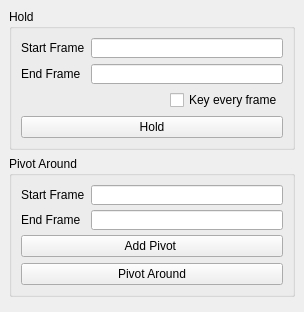
<?xml version="1.0" encoding="UTF-8"?>
<ui version="4.0">
 <class>bdMoveUtilsWin</class>
 <widget class="QMainWindow" name="bdMoveUtilsWin">
  <property name="geometry">
   <rect>
    <x>0</x>
    <y>0</y>
    <width>304</width>
    <height>312</height>
   </rect>
  </property>
  <property name="windowTitle">
   <string>Utility Nodes</string>
  </property>
  <widget class="QWidget" name="centralwidget">
   <layout class="QVBoxLayout" name="verticalLayout_2">
    <item>
     <widget class="QGroupBox" name="groupBox">
      <property name="sizePolicy">
       <sizepolicy hsizetype="Preferred" vsizetype="Fixed">
        <horstretch>0</horstretch>
        <verstretch>0</verstretch>
       </sizepolicy>
      </property>
      <property name="minimumSize">
       <size>
        <width>200</width>
        <height>141</height>
       </size>
      </property>
      <property name="maximumSize">
       <size>
        <width>16777215</width>
        <height>141</height>
       </size>
      </property>
      <property name="title">
       <string>Hold</string>
      </property>
      <layout class="QVBoxLayout" name="verticalLayout">
       <item>
        <layout class="QFormLayout" name="formLayout">
         <item row="0" column="0">
          <widget class="QLabel" name="label">
           <property name="sizePolicy">
            <sizepolicy hsizetype="Expanding" vsizetype="Fixed">
             <horstretch>0</horstretch>
             <verstretch>0</verstretch>
            </sizepolicy>
           </property>
           <property name="minimumSize">
            <size>
             <width>60</width>
             <height>20</height>
            </size>
           </property>
           <property name="maximumSize">
            <size>
             <width>100</width>
             <height>16777215</height>
            </size>
           </property>
           <property name="text">
            <string>Start Frame</string>
           </property>
          </widget>
         </item>
         <item row="0" column="1">
          <widget class="QLineEdit" name="holdStartFrameLE">
           <property name="minimumSize">
            <size>
             <width>60</width>
             <height>20</height>
            </size>
           </property>
          </widget>
         </item>
         <item row="1" column="0">
          <widget class="QLabel" name="label_2">
           <property name="sizePolicy">
            <sizepolicy hsizetype="Expanding" vsizetype="Preferred">
             <horstretch>0</horstretch>
             <verstretch>0</verstretch>
            </sizepolicy>
           </property>
           <property name="minimumSize">
            <size>
             <width>60</width>
             <height>20</height>
            </size>
           </property>
           <property name="maximumSize">
            <size>
             <width>100</width>
             <height>16777215</height>
            </size>
           </property>
           <property name="text">
            <string>End Frame</string>
           </property>
          </widget>
         </item>
         <item row="1" column="1">
          <widget class="QLineEdit" name="holdEndFrameLE">
           <property name="minimumSize">
            <size>
             <width>60</width>
             <height>20</height>
            </size>
           </property>
          </widget>
         </item>
        </layout>
       </item>
       <item>
        <layout class="QHBoxLayout" name="horizontalLayout">
         <item>
          <spacer name="horizontalSpacer">
           <property name="orientation">
            <enum>Qt::Horizontal</enum>
           </property>
           <property name="sizeHint" stdset="0">
            <size>
             <width>40</width>
             <height>20</height>
            </size>
           </property>
          </spacer>
         </item>
         <item>
          <widget class="QCheckBox" name="keyEveryFrameCB">
           <property name="text">
            <string>Key every frame</string>
           </property>
          </widget>
         </item>
        </layout>
       </item>
       <item>
        <widget class="QPushButton" name="holdBTN">
         <property name="text">
          <string>Hold</string>
         </property>
        </widget>
       </item>
      </layout>
     </widget>
    </item>
    <item>
     <widget class="QGroupBox" name="groupBox_2">
      <property name="maximumSize">
       <size>
        <width>16777215</width>
        <height>141</height>
       </size>
      </property>
      <property name="title">
       <string>Pivot Around</string>
      </property>
      <layout class="QVBoxLayout" name="verticalLayout_3">
       <item>
        <layout class="QFormLayout" name="formLayout_2">
         <item row="0" column="0">
          <widget class="QLabel" name="label_3">
           <property name="sizePolicy">
            <sizepolicy hsizetype="Expanding" vsizetype="Fixed">
             <horstretch>0</horstretch>
             <verstretch>0</verstretch>
            </sizepolicy>
           </property>
           <property name="minimumSize">
            <size>
             <width>60</width>
             <height>20</height>
            </size>
           </property>
           <property name="maximumSize">
            <size>
             <width>100</width>
             <height>16777215</height>
            </size>
           </property>
           <property name="text">
            <string>Start Frame</string>
           </property>
          </widget>
         </item>
         <item row="0" column="1">
          <widget class="QLineEdit" name="pivotStartFrameLE">
           <property name="minimumSize">
            <size>
             <width>60</width>
             <height>20</height>
            </size>
           </property>
          </widget>
         </item>
         <item row="1" column="0">
          <widget class="QLabel" name="label_4">
           <property name="sizePolicy">
            <sizepolicy hsizetype="Expanding" vsizetype="Preferred">
             <horstretch>0</horstretch>
             <verstretch>0</verstretch>
            </sizepolicy>
           </property>
           <property name="minimumSize">
            <size>
             <width>60</width>
             <height>20</height>
            </size>
           </property>
           <property name="maximumSize">
            <size>
             <width>100</width>
             <height>16777215</height>
            </size>
           </property>
           <property name="text">
            <string>End Frame</string>
           </property>
          </widget>
         </item>
         <item row="1" column="1">
          <widget class="QLineEdit" name="pivotEndFrameLE">
           <property name="minimumSize">
            <size>
             <width>60</width>
             <height>20</height>
            </size>
           </property>
          </widget>
         </item>
        </layout>
       </item>
       <item>
        <widget class="QPushButton" name="addPivotBTN">
         <property name="text">
          <string>Add Pivot </string>
         </property>
        </widget>
       </item>
       <item>
        <widget class="QPushButton" name="pivotBTN">
         <property name="text">
          <string>Pivot Around</string>
         </property>
        </widget>
       </item>
      </layout>
     </widget>
    </item>
    <item>
     <spacer name="verticalSpacer">
      <property name="orientation">
       <enum>Qt::Vertical</enum>
      </property>
      <property name="sizeHint" stdset="0">
       <size>
        <width>20</width>
        <height>40</height>
       </size>
      </property>
     </spacer>
    </item>
   </layout>
  </widget>
 </widget>
 <resources/>
 <connections/>
</ui>
